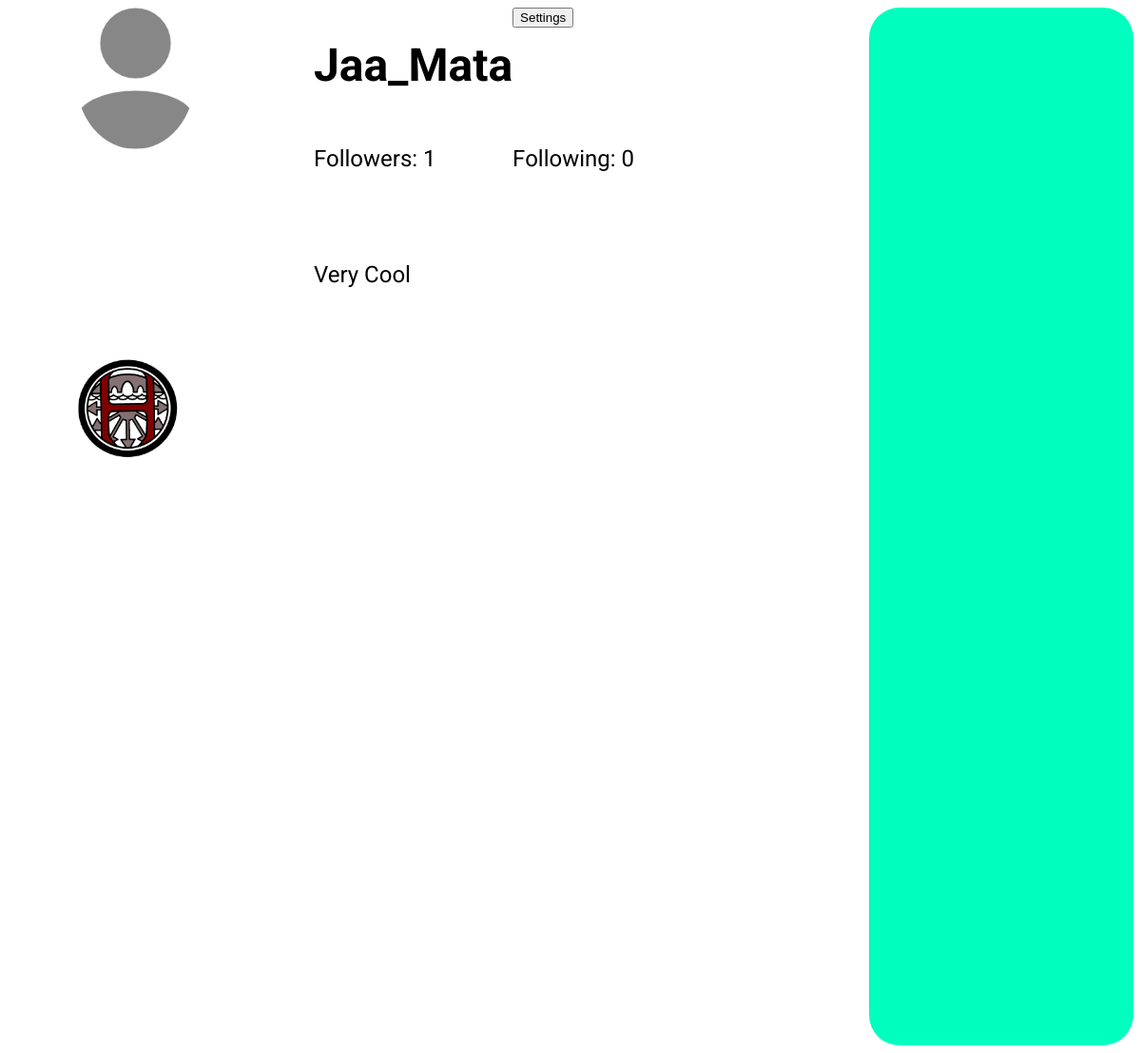
Page /profile/ (signed in) on the earlier database version.
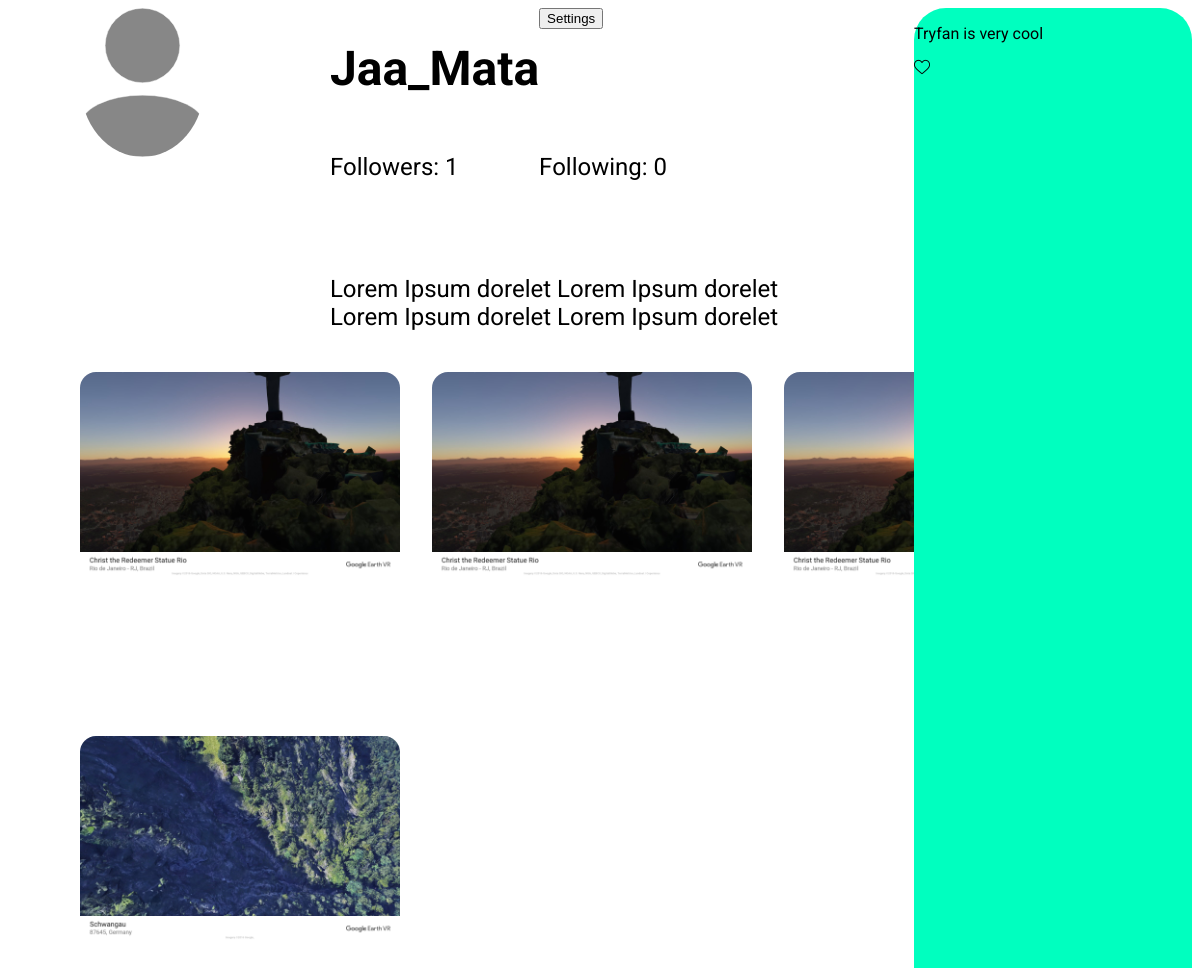
Same page on the later database version.
### user_profile/models.py (models this page shows, shortened)
class Profile(models.Model):
    user = models.OneToOneField(User, on_delete=CASCADE)
    bio = models.CharField(max_length=80, null=True)
    profile_image = models.ImageField(upload_to='profile_images', default='profile_images/default.svg')

### posts/models.py (models this page shows, shortened)
class ImagePost(models.Model):
    image = models.ImageField(upload_to='post_image')
    description = models.CharField(max_length=200)
    date_published = models.DateTimeField(auto_now=True)
    user = models.ForeignKey(Profile, on_delete=CASCADE, null=True)
    likes = models.ManyToManyField(LikeModel, blank=True)

class TextPost(models.Model):
    content = models.CharField(max_length=200)
    user = models.ForeignKey(Profile, on_delete=CASCADE)
    date_published = models.DateTimeField(auto_now=True)
    likes = models.ManyToManyField(LikeModel, blank=True)

### user_profile/views.py (the view)
# urls.py: path('', Home.as_view(), name='chat-home'),
class Home(View):
    template_name = 'profile/profile.html'
    def get(self, request, *args, **kwargs):
        context = {}
        try:
            profile_id = Profile.objects.get(user=request.user).id
        except TypeError:
            return redirect('login')
        if not kwargs.get('profile_id'):
            profile_id = Profile.objects.get(user=request.user).id
        else:
            profile_id = kwargs.get('profile_id')
        context['profile_id'] = profile_id
        current_profile = Profile.objects.get(id=profile_id)
        context['profile'] = current_profile
        request_user = Profile.objects.get(user=request.user)
        context['request_user'] = request_user
        image_posts = ImagePost.objects.all().filter(user=current_profile)
        context['image_posts'] = image_posts
        text_posts = TextPost.objects.annotate(total_likes=Count('likes')).filter(user=current_profile)
        context['text_posts'] = text_posts
        following_obj = Follower.objects.all()
        request_user_following = following_obj.filter(follower_user_id=request_user, following_user_id=current_profile)
        context['is_following'] = request_user_following
        followers = following_obj.filter(following_user_id=current_profile).count()
        context['followers'] = followers
        following = following_obj.filter(follower_user_id=current_profile).count()
        context['following'] = following
        return render(request, self.template_name, context)

### user_profile/templates/profile/profile.html (shortened to what this page needs)
{% extends "base.html" %}
{% load static %}
{% block head %}
<link rel="stylesheet" href="{% static 'css/profile/profile.css' %}">
{% endblock head %}
{% block body %}
<div class="main">
  <img class="user-profile-img" src="{{profile.profile_image.url}}" alt="">
  <h1 class="username">{{profile.user.username}}</h1>
  <p class="followers">Followers: {{followers}} </p>
  <p class="following">Following: {{following}}</p>
  {% if profile == request_user %}
  <a href="">
    <button class="settings-btn">Settings</button>
  </a>
  {% endif %}
  <p class="bio">{{profile.bio}}</p>
</div>
<div class="image-posts">
  {% for i in image_posts %}
  <div class="image-post">
    <a class="post-link" href=""><img class="preview-post-img" src="{{i.image.url}}" alt=""></a>
  </div>
  {% endfor %}
</div>
<div class="text-posts">
  {% for i in text_posts %}
  <div class="text-post">
    <p class="text-post-content">{{i.content}}</p>
    {% if total_likes >= 1 %}
    <a href="">{{i.total_likes}}</a>
    <a href=""><img class="heart-img" src="{% static 'images/heart.png' %}" alt="Outline of a heart"></a>
    {% else %}
    <a href=""><img class="heart-img" src="{% static 'images/heart.png' %}" alt="Outline of a heart"></a>
    {% endif %}
  </div>
  {% endfor %}
</div>
{% endblock body %}

### user_profile/templates/base.html (shortened to what this page needs)
<!DOCTYPE html>
<html lang="en">
<head>
    {% block head %}
    {% endblock head %}
</head>
<body>
    <div class="content">
        {% block body %}
        {% endblock body %}
    </div>
</body>
</html>

### static/css/profile/profile.css (style rules this page uses)
.content { display: grid; margin-left: 4.5em; grid-template-columns: 1fr 1fr 1fr 1fr; grid-template-rows: 1fr 1fr 1fr; grid-template-areas: "main main main tposts" "iposts iposts iposts tposts" "iposts iposts iposts tposts"; }
.image-posts { grid-area: iposts; display: grid; grid-template-columns: 1fr 1fr 1fr; column-gap: 2em; width: 18em; }
.preview-post-img { width: 20em; border-radius: 1em; }
.text-posts { grid-area: tposts; display: grid; background-color: rgb(0, 255, 191); border-radius: 2em; font-family: 'Roboto', sans-serif; }
.heart-img { width: 1em; }
.main { grid-area: main; display: grid; grid-template-columns: 0.4fr .3fr .5fr; grid-template-rows: 1fr 1fr 1fr; grid-template-areas: "profile-image username follow-btn" "profile-image followers following" "profile-image bio bio"; min-height: 0; min-width: 0; }
.user-profile-img { grid-area: profile-image; width: 50%; border-radius: 100%; }
.bio { grid-area: bio; font-family: 'Roboto', sans-serif; font-size: 1.5rem; }
.followers { grid-area: followers; font-family: 'Roboto', sans-serif; font-size: 1.5rem; }
.following { grid-area: following; font-family: 'Roboto', sans-serif; font-size: 1.5rem; }
.username { grid-area: username; font-family: 'Roboto', sans-serif; font-size: 3rem; }

Differences in the rows shown:
removed ImagePost: image (picture)
changed Profile "Jaa_Mata": bio "Very Cool" → "Lorem Ipsum dorelet Lorem Ipsum dorelet Lorem Ipsum dorelet Lorem Ipsum dorelet"
added ImagePost: image (picture)
added ImagePost: image (picture)
added ImagePost: image (picture)
added TextPost: content "Tryfan is very cool"
